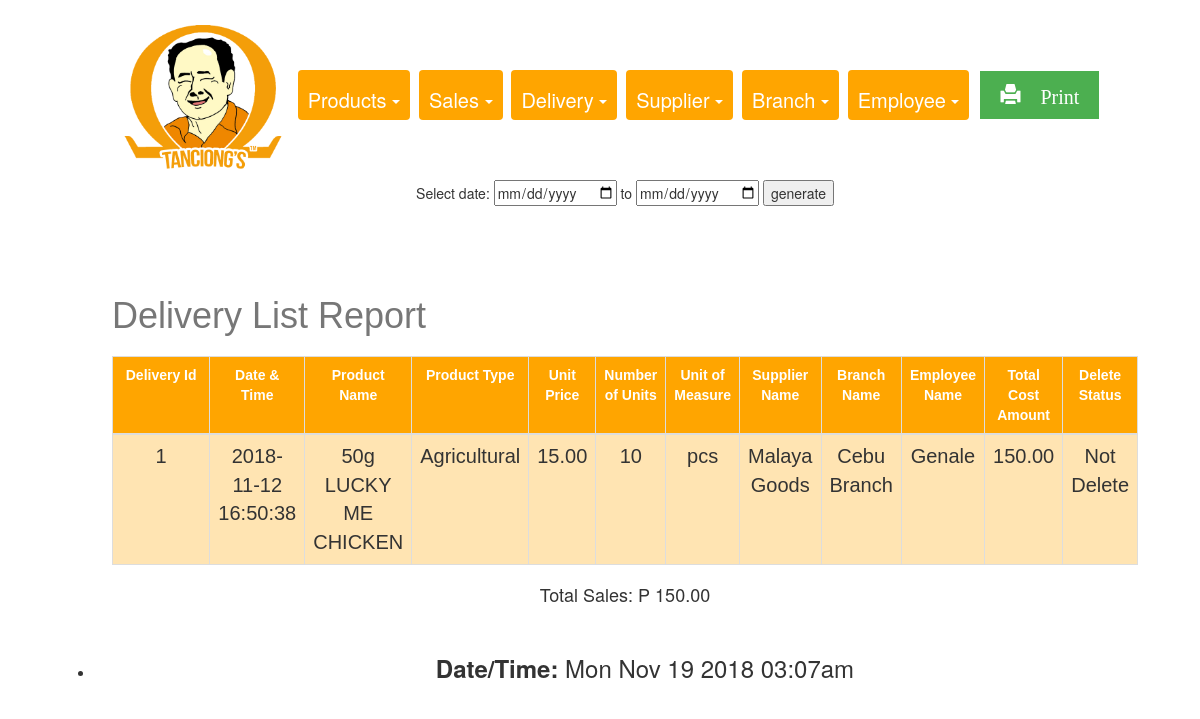
Screenshot of /REPORTS/deliveryReport.php with the database file from the repository.
### tables this page shows
CREATE TABLE `delivery` (
  `delivery_id` int(11) NOT NULL,
  `delivery_datetime` datetime DEFAULT NULL,
  `product_id` int(11) DEFAULT NULL,
  `delivery_unitprice` float(255,2) DEFAULT NULL,
  `delivery_numberofunits` int(11) DEFAULT NULL,
  `delivery_unitofmeasure` varchar(255) DEFAULT NULL,
  `delivery_totalcostamount` float(255,2) AS (delivery_unitprice * delivery_numberofunits) VIRTUAL,
  `supplier_id` int(11) DEFAULT NULL,
  `branch_id` int(11) DEFAULT NULL,
  `employee_id` int(11) DEFAULT NULL,
  `deleteStatus` tinyint(4) DEFAULT NULL
);

CREATE TABLE `product` (
  `product_id` int(11) NOT NULL,
  `product_code` bigint(20) DEFAULT NULL,
  `product_name` varchar(255) DEFAULT NULL,
  `product_type` tinyint(1) DEFAULT NULL,
  `standard_cost` float(255,2) DEFAULT NULL,
  `markup_cost` varchar(5) NOT NULL,
  `list_price` float(255,2) AS (standard_cost + markup_cost) VIRTUAL,
  `branch_id` int(11) DEFAULT NULL,
  `category_id` int(11) DEFAULT NULL,
  `deleteStatus` tinyint(4) DEFAULT NULL
);

CREATE TABLE `supplier` (
  `supplier_id` int(11) NOT NULL,
  `supplier_name` varchar(255) DEFAULT NULL,
  `supplier_address` varchar(255) DEFAULT NULL,
  `supplier_email` varchar(255) DEFAULT NULL,
  `supplier_contactnumber` varchar(255) DEFAULT NULL,
  `supplier_contactperson` varchar(255) DEFAULT NULL,
  `deleteStatus` tinyint(4) DEFAULT NULL
);

CREATE TABLE `branch` (
  `branch_id` int(11) NOT NULL,
  `branch_name` varchar(50) DEFAULT NULL
);

CREATE TABLE `employee` (
  `employee_id` int(11) NOT NULL,
  `employee_firstname` varchar(255) DEFAULT NULL,
  `employee_lastname` varchar(255) DEFAULT NULL,
  `username` varchar(255) DEFAULT NULL,
  `password` varchar(255) DEFAULT NULL,
  `employee_email` varchar(255) DEFAULT NULL,
  `employee_contactnumber` varchar(15) DEFAULT NULL,
  `employee_address` varchar(255) DEFAULT NULL,
  `branch_id` int(11) DEFAULT NULL,
  `isAdmin` tinyint(4) DEFAULT NULL,
  `deleteStatus` tinyint(4) DEFAULT NULL
);

### REPORTS/deliveryReport.php (the view, shortened to what this page needs)
<!DOCTYPE html>
<html>
<head>
  <link rel="stylesheet" href="https://maxcdn.bootstrapcdn.com/bootstrap/3.3.7/css/bootstrap.min.css">
  <link rel="stylesheet" type="text/css" href="report.css">
</head>
<body>
<center>
<div class="container-fluid1">
<div class= "choices">
<img class="img1" src="pic.png">
<div class="btn-group">
  <a class="btn dropdown-toggle" data-toggle="dropdown">
   Products
    <span class="caret"></span>
  </a>
</div>
<div class="btn-group">
  <a class="btn dropdown-toggle" data-toggle="dropdown">
    Sales
    <span class="caret"></span>
  </a>
</div>
<div class="btn-group">
  <a class="btn dropdown-toggle" data-toggle="dropdown">
   Delivery
    <span class="caret"></span>
  </a>
</div>
<div class="btn-group">
  <a class="btn dropdown-toggle" data-toggle="dropdown">
   Supplier
    <span class="caret"></span>
  </a>
</div>
<div class="btn-group">
  <a class="btn dropdown-toggle" data-toggle="dropdown">
 Branch
    <span class="caret"></span>
  </a>
</div>
<div class="btn-group">
  <a class="btn dropdown-toggle" data-toggle="dropdown">
   Employee
    <span class="caret"></span>
  </a>
</div>
<div class="btn-group">
  <a class="button" href="deliveryPrint.php"  target="_blank"><span class="glyphicon glyphicon-print"> Print</span>
  </a>
</div>
</div>
<div class="container">
<form action  = 'deliveryReport.php' method="GET">
          Select date: <input type="date" name="startdate"
                        value="<?php if(isset($_GET['startdate'])) echo $_GET['startdate']; ?>"> to
            <input type="date" name="enddate"
                value="<?php if(isset($_GET['enddate'])) echo $_GET['enddate']; ?>">
            <input type="submit" value="generate" name="generate" >
            <div>
        </form>
<center><table class='table'>
                                <caption>
                                <h1>Delivery List Report</h1>
                                </caption>
                                    <tr style='width: 100px;'>
                                        <th style='width: 150px;'>Delivery Id</th>
                                        <th>Date & Time</th>
                                       <th>Product Name</th>
                                        <th>Product Type</th>
                                        <th>Unit Price</th>
                                        <th>Number of Units</th>
                                       <th>Unit of Measure</th>
                                        <th>Supplier Name</th>
                                       <th>Branch Name</th>
                                      <th>Employee Name</th>
                                      <th>Total Cost Amount</th>
                                      <th>Delete Status</th>
</tr>
<tbody>
                <tr>
<?php
                    require_once 'connection.php'; ?>
                    <br><br><br>
                    <?php
                    if(isset($_GET['startdate']) && isset($_GET['enddate'])){
                    $sql = mysqli_query($conn, "SELECT  delivery.delivery_id, delivery.delivery_datetime, product.product_id, product.product_name, product.product_type, delivery.delivery_unitprice, delivery.delivery_numberofunits, delivery.delivery_unitofmeasure, delivery.delivery_totalcostamount, supplier.supplier_id, supplier.supplier_name, branch.branch_id, branch.branch_name, employee.employee_id, employee.employee_firstname, delivery.deleteStatus,
                    CASE WHEN delivery.deleteStatus = 1 THEN 'Deleted' ELSE 'Not Delete' END AS deleteStatus,
                     CASE WHEN product.product_type = 1 THEN 'Non-Agricultural' ELSE 'Agricultural' END AS product_type
                    FROM delivery, product,   supplier, branch, employee
                    WHERE delivery.supplier_id =supplier.supplier_id AND delivery.branch_id= branch.branch_id
                    AND delivery.employee_id= employee.employee_id
                    AND delivery.product_id= product.product_id
                    AND delivery.delivery_datetime >= '$_GET[startdate]'
            AND delivery.delivery_datetime <= '$_GET[enddate]'
                    ORDER BY delivery_id ASC");
                     }else {
                       $sql = mysqli_query($conn,"SELECT  delivery.delivery_id, delivery.delivery_datetime, product.product_id, product.product_name, product.product_type, delivery.delivery_unitprice, delivery.delivery_numberofunits, delivery.delivery_unitofmeasure, delivery.delivery_totalcostamount, supplier.supplier_id, supplier.supplier_name, branch.branch_id, branch.branch_name, employee.employee_id, employee.employee_firstname, delivery.deleteStatus,
                    CASE WHEN delivery.deleteStatus = 1 THEN 'Deleted' ELSE 'Not Delete' END AS deleteStatus,
                     CASE WHEN product.product_type = 1 THEN 'Non-Agricultural' ELSE 'Agricultural' END AS product_type
                    FROM delivery, product,   supplier, branch, employee
                    WHERE delivery.supplier_id =supplier.supplier_id AND delivery.branch_id= branch.branch_id
                    AND delivery.employee_id= employee.employee_id
                    AND delivery.product_id= product.product_id
                    ORDER BY delivery_id ASC");
}
                    $sum_sales = 0;
                                while($row= mysqli_fetch_assoc($sql)){
                                  $total_payment  = $row['delivery_totalcostamount'];
                                    echo "<tr>";
                                        echo "<td> ", "<center>". $row['delivery_id'] . "</center>", "</td>";
                                        echo "<td> ","<center>". $row['delivery_datetime'] . "</center>","</td>";
                                        echo "<td> ", "<center>". $row['product_name'] . "</center>","</td>";
                                        echo "<td>", "<center>". $row['product_type'] ."</center>", "</td>";
                                        echo "<td> ", "<center>". $row['delivery_unitprice'] . "</center>", "</td>";
                                        echo "<td> ", "<center>". $row['delivery_numberofunits'] . "</center>", "</td>";
                                        echo "<td> ", "<center>". $row['delivery_unitofmeasure'] . "</center>", "</td>";
                                        echo "<td> ", "<center>". $row['supplier_name'] . "</center>", "</td>";
                                        echo "<td> ", "<center>". $row['branch_name'] . "</center>", "</td>";
                                        echo "<td> ", "<center>". $row['employee_firstname'] . "</center>", "</td>";
                                         echo "<td> ", "<center>". $row['delivery_totalcostamount'] . "</center>", "</td>";
                                        echo "<td> ", "<center>". $row['deleteStatus'] . "</center>", "</td>";
                                  $sum_sales += $total_payment;
                      }
                    ?>
</center>
 <h4>Total Sales: P <?php echo number_format($sum_sales, 2);  ?> </h4><br>
            <ul class=date1>
     <li><h3><b>Date/Time: </b><span id="date"></h3></li>
</ul>
</body>
</html>

### REPORTS/report.css (style rules this page uses)
body { padding-left: 20px; padding-bottom: 30px; padding-top: 0px; }
.container-fluid1 { padding: 5px 20px; padding-top: 10px; }
.btn-group { padding-left: 5px; padding-right: 0px; padding-top: 15px; padding-bottom:15px; }
.btn { background-color: orange; color: white; padding-top: 16px; padding-left: 16px; padding-right: 10px; font-size: 20px; border: none; padding-left: 10px; }
.img1 { width: 170px; }
.table { font-family: "Trebuchet MS", Arial, Helvetica, sans-serif; border-collapse: collapse; margin-left: auto; margin-right: auto; width: 90%; }
.table td, .table th { border: 1px solid #ddd; padding-left: 12px; padding-right: 12px; padding-bottom: 5px; padding-top:12px; font-size: 20px; }
.table tr:nth-child(even) { background-color: #ffe4b2; }
.table th { padding-top: 20px; padding-bottom: 20px; padding-right: 12px; padding-left: 12px; text-align: center; background-color:#ffa500; color: white; font-size: 14px; }
h1 { padding-top: 2px; padding-bottom: 2px; }
.button { background-color: #4CAF50; border: none; color: white; padding-top: 10px; padding-bottom: 10px; padding-right: 20px; padding-left: 20px; text-align: center; text-decoration: none; display: inline-block; font-size: 20px; margin: 4px 2px; cursor: pointer; }

### rows the page displays
delivery: delivery_id "1", delivery_datetime "2018-11-12 16:50:38", product.product_name "50g LUCKY ME CHICKEN", product_type "Agricultural", delivery_unitprice "15.00", delivery_numberofunits "10", delivery_unitofmeasure "pcs", supplier.supplier_name "Malaya Goods", branch.branch_name "Cebu Branch", employee.employee_firstname "Genale", delivery_totalcostamount "150.00", deleteStatus "Not Delete"

### other values shown
$sum_sales "150.00"
